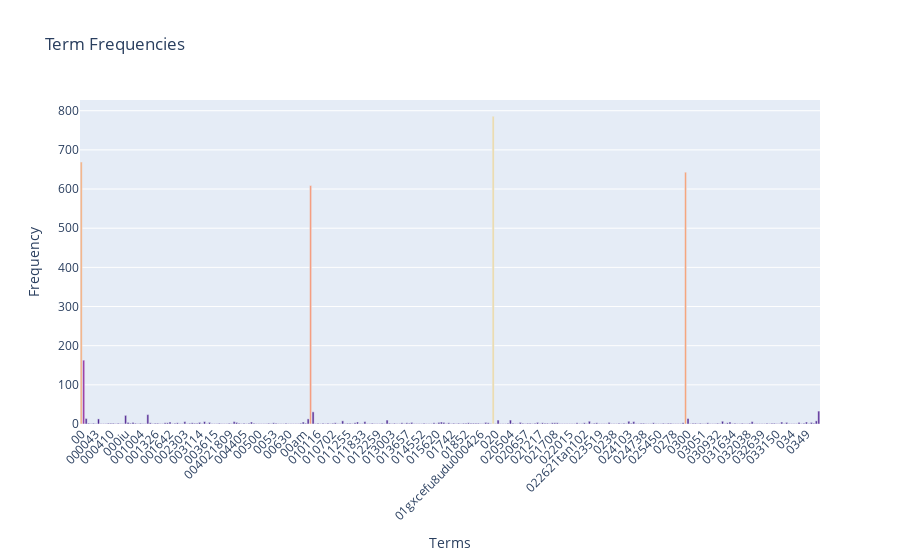

The notebook cell this image was saved under:
### Markdown cell above
### >>> **Exercise 12 (take home):**
If you want a nicer interactive visualization here, I would encourage you try to install and use plotly to achieve this.

### Code cell
# Answer here

import plotly.express as px

# Calculate term frequencies across all documents
term_frequencies = X_counts.sum(axis=0).A1  # Convert to a 1D array
vocab = count_vect.get_feature_names_out()

# Create a DataFrame with terms and their frequencies
term_freq_df = pd.DataFrame({'term': vocab, 'frequency': term_frequencies})

# Plot the term frequency in Plotly
fig = px.bar(term_freq_df[:300], x='term', y='frequency', title="Term Frequencies",
             labels={'term': 'Term', 'frequency': 'Frequency'},
             color='frequency', color_continuous_scale='Agsunset')

fig.update_layout(
    xaxis_tickangle=-45,
    xaxis_title='Terms',
    yaxis_title='Frequency',
    coloraxis_showscale=False
)

fig.show()

### Figure 1 — Plotly figure (JSON) as saved in the notebook; plotly's stock layout.template omitted (floating-point values rounded to 4 significant figures; data arrays with more than 128 entries replaced by an {"elided": "..."} marker saying what was removed)
{"data": [{"alignmentgroup": "True", "hovertemplate": "Term=%{x}<br>Frequency=%{marker.color}<extra></extra>", "legendgroup": "", "marker": {"color": {"elided": "300 int values"}, "coloraxis": "coloraxis", "pattern": {"shape": ""}}, "name": "", "offsetgroup": "", "orientation": "v", "showlegend": false, "textposition": "auto", "type": "bar", "x": {"elided": "300 str values"}, "xaxis": "x", "y": {"elided": "300 int values"}, "yaxis": "y"}], "layout": {"barmode": "relative", "coloraxis": {"colorbar": {"title": {"text": "Frequency"}}, "colorscale": [[0, "rgb(75, 41, 145)"], [0.1667, "rgb(135, 44, 162)"], [0.3333, "rgb(192, 54, 157)"], [0.5, "rgb(234, 79, 136)"], [0.6667, "rgb(250, 120, 118)"], [0.8333, "rgb(246, 169, 122)"], [1, "rgb(237, 217, 163)"]], "showscale": false}, "legend": {"tracegroupgap": 0}, "title": {"text": "Term Frequencies"}, "xaxis": {"anchor": "y", "domain": [0, 1], "tickangle": -45, "title": {"text": "Terms"}}, "yaxis": {"anchor": "x", "domain": [0, 1], "title": {"text": "Frequency"}}}}
